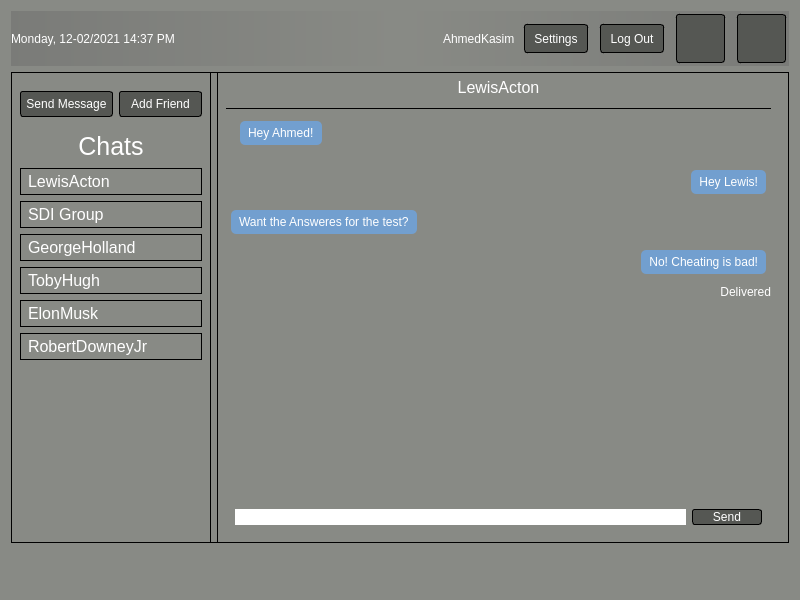
<?xml version="1.0" encoding="UTF-8"?>
<ui version="4.0">
 <class>mainhub</class>
 <widget class="QDialog" name="mainhub">
  <property name="geometry">
   <rect>
    <x>0</x>
    <y>0</y>
    <width>800</width>
    <height>600</height>
   </rect>
  </property>
  <property name="windowTitle">
   <string>Dialog</string>
  </property>
  <property name="styleSheet">
   <string notr="true">
#mainhub {background: rgb(136, 138, 133); }
#topSection { background-color: qlineargradient(spread:reflect, x1:0.5, y1:0, x2:0, y2:0, stop:0 rgba(136, 138, 133, 100), stop:1 rgba(100, 100, 100, 100)); }
QLabel { color: white; }
QLineEdit { border-radius: 10px; }
QPushButton {
    color: white;
    background-color: rgb(85, 87, 83);
    border-width: 0px;
    border-radius: 3px;
	border: 1px solid black;
}
QPushButton:hover { background-color: rgba(100, 100, 100, 1); }
#powerButton {margin: 3px;}
#logOutButton {margin: 3px;}
#restartButton {margin: 3px;}
#settingsButton {margin: 3px;}
#bottomSection{
	border: 1px solid black;
}
#messagesSection{
	border-left: 1px solid black;
}
#recipientSection{
	border-right: 1px solid black;
}
#recipientTitleSection{
	border-bottom: 1px solid black;
}
#recipientTitle{
	font-size: 16px;
	padding: 3px;
	text-transform: uppercase;
}
#message1 {
	padding: 5px;
	border-radius: 5px;
	margin: 5px;
	background-color: rgb(114, 159, 207);
}

#message2{
	padding: 5px;
	border-radius: 5px;
	margin: 5px;
	background-color: rgb(114, 159, 207);
}

#message3{
	padding: 5px;
	border-radius: 5px;
	margin: 5px;
	background-color: rgb(114, 159, 207);
}

#message4{
	padding: 5px;
	border-radius: 5px;
	margin: 5px;
	background-color: rgb(114, 159, 207);
}

#sendMessageButton {
	padding: 5px;
}

#addFriendsButton {
	padding: 5px;
}

#chatsTitle {
	font-size: 25px;

}

#chat1 {
	font-size: 16px;
	padding: 3px;
border:1px solid black

}
#chat2 {
	font-size: 16px;
	padding: 3px;
border:1px solid black

}
#chat3 {
	font-size: 16px;
	padding: 3px;
border:1px solid black

}
#chat4 {
	font-size: 16px;
	padding: 3px;
border:1px solid black
}
#chat5 {
	font-size: 16px;
	padding: 3px;
border:1px solid black

}
#chat6 {
	font-size: 16px;
	padding: 3px;
border:1px solid black
}</string>
  </property>
  <layout class="QVBoxLayout" name="verticalLayout">
   <item>
    <widget class="QWidget" name="topSection" native="true">
     <property name="sizePolicy">
      <sizepolicy hsizetype="Preferred" vsizetype="Preferred">
       <horstretch>0</horstretch>
       <verstretch>0</verstretch>
      </sizepolicy>
     </property>
     <property name="minimumSize">
      <size>
       <width>0</width>
       <height>0</height>
      </size>
     </property>
     <layout class="QHBoxLayout" name="horizontalLayout">
      <property name="spacing">
       <number>6</number>
      </property>
      <property name="leftMargin">
       <number>0</number>
      </property>
      <property name="topMargin">
       <number>0</number>
      </property>
      <property name="rightMargin">
       <number>0</number>
      </property>
      <property name="bottomMargin">
       <number>0</number>
      </property>
      <item>
       <widget class="QLabel" name="currentDate">
        <property name="text">
         <string>Monday, 12-02/2021 14:37 PM</string>
        </property>
       </widget>
      </item>
      <item>
       <spacer name="horizontalSpacer">
        <property name="orientation">
         <enum>Qt::Horizontal</enum>
        </property>
        <property name="sizeHint" stdset="0">
         <size>
          <width>40</width>
          <height>20</height>
         </size>
        </property>
       </spacer>
      </item>
      <item>
       <widget class="QLabel" name="userName">
        <property name="text">
         <string>AhmedKasim</string>
        </property>
       </widget>
      </item>
      <item>
       <widget class="QPushButton" name="settingsButton">
        <property name="sizePolicy">
         <sizepolicy hsizetype="Fixed" vsizetype="Fixed">
          <horstretch>0</horstretch>
          <verstretch>0</verstretch>
         </sizepolicy>
        </property>
        <property name="minimumSize">
         <size>
          <width>70</width>
          <height>35</height>
         </size>
        </property>
        <property name="text">
         <string>Settings</string>
        </property>
       </widget>
      </item>
      <item>
       <widget class="QPushButton" name="logOutButton">
        <property name="sizePolicy">
         <sizepolicy hsizetype="Fixed" vsizetype="Fixed">
          <horstretch>0</horstretch>
          <verstretch>0</verstretch>
         </sizepolicy>
        </property>
        <property name="minimumSize">
         <size>
          <width>70</width>
          <height>35</height>
         </size>
        </property>
        <property name="text">
         <string>Log Out</string>
        </property>
       </widget>
      </item>
      <item>
       <widget class="QPushButton" name="restartButton">
        <property name="sizePolicy">
         <sizepolicy hsizetype="Fixed" vsizetype="Fixed">
          <horstretch>0</horstretch>
          <verstretch>0</verstretch>
         </sizepolicy>
        </property>
        <property name="minimumSize">
         <size>
          <width>55</width>
          <height>55</height>
         </size>
        </property>
        <property name="text">
         <string/>
        </property>
        <property name="icon">
         <iconset>
          <normaloff>../Documents/icons/restart.png</normaloff>../Documents/icons/restart.png</iconset>
        </property>
       </widget>
      </item>
      <item>
       <widget class="QPushButton" name="powerButton">
        <property name="sizePolicy">
         <sizepolicy hsizetype="Fixed" vsizetype="Fixed">
          <horstretch>0</horstretch>
          <verstretch>0</verstretch>
         </sizepolicy>
        </property>
        <property name="minimumSize">
         <size>
          <width>55</width>
          <height>55</height>
         </size>
        </property>
        <property name="text">
         <string/>
        </property>
        <property name="icon">
         <iconset>
          <normaloff>../Documents/icons/power.png</normaloff>../Documents/icons/power.png</iconset>
        </property>
       </widget>
      </item>
     </layout>
    </widget>
   </item>
   <item>
    <widget class="QWidget" name="bottomSection" native="true">
     <layout class="QHBoxLayout" name="horizontalLayout_2">
      <property name="leftMargin">
       <number>0</number>
      </property>
      <property name="topMargin">
       <number>1</number>
      </property>
      <property name="bottomMargin">
       <number>0</number>
      </property>
      <item>
       <widget class="QWidget" name="recipientSection" native="true">
        <property name="sizePolicy">
         <sizepolicy hsizetype="Fixed" vsizetype="Fixed">
          <horstretch>0</horstretch>
          <verstretch>0</verstretch>
         </sizepolicy>
        </property>
        <property name="minimumSize">
         <size>
          <width>100</width>
          <height>470</height>
         </size>
        </property>
        <layout class="QVBoxLayout" name="verticalLayout_2">
         <property name="leftMargin">
          <number>0</number>
         </property>
         <property name="rightMargin">
          <number>0</number>
         </property>
         <item>
          <widget class="QWidget" name="RecipientButtons" native="true">
           <property name="sizePolicy">
            <sizepolicy hsizetype="Fixed" vsizetype="Fixed">
             <horstretch>0</horstretch>
             <verstretch>0</verstretch>
            </sizepolicy>
           </property>
           <property name="minimumSize">
            <size>
             <width>200</width>
             <height>25</height>
            </size>
           </property>
           <layout class="QHBoxLayout" name="horizontalLayout_3">
            <item>
             <widget class="QPushButton" name="sendMessageButton">
              <property name="text">
               <string>Send Message</string>
              </property>
             </widget>
            </item>
            <item>
             <widget class="QPushButton" name="addFriendsButton">
              <property name="text">
               <string>Add Friend</string>
              </property>
             </widget>
            </item>
           </layout>
          </widget>
         </item>
         <item>
          <widget class="QLabel" name="chatsTitle">
           <property name="text">
            <string>Chats</string>
           </property>
           <property name="alignment">
            <set>Qt::AlignCenter</set>
           </property>
          </widget>
         </item>
         <item>
          <widget class="QWidget" name="chats" native="true">
           <layout class="QVBoxLayout" name="verticalLayout_3">
            <property name="topMargin">
             <number>1</number>
            </property>
            <item>
             <widget class="QLabel" name="chat1">
              <property name="text">
               <string>LewisActon</string>
              </property>
             </widget>
            </item>
            <item>
             <widget class="QLabel" name="chat2">
              <property name="text">
               <string>SDI Group</string>
              </property>
             </widget>
            </item>
            <item>
             <widget class="QLabel" name="chat3">
              <property name="text">
               <string>GeorgeHolland</string>
              </property>
             </widget>
            </item>
            <item>
             <widget class="QLabel" name="chat4">
              <property name="text">
               <string>TobyHugh</string>
              </property>
             </widget>
            </item>
            <item>
             <widget class="QLabel" name="chat5">
              <property name="text">
               <string>ElonMusk</string>
              </property>
             </widget>
            </item>
            <item>
             <widget class="QLabel" name="chat6">
              <property name="text">
               <string>RobertDowneyJr</string>
              </property>
             </widget>
            </item>
            <item>
             <spacer name="verticalSpacer_3">
              <property name="orientation">
               <enum>Qt::Vertical</enum>
              </property>
              <property name="sizeHint" stdset="0">
               <size>
                <width>20</width>
                <height>40</height>
               </size>
              </property>
             </spacer>
            </item>
           </layout>
          </widget>
         </item>
        </layout>
       </widget>
      </item>
      <item>
       <widget class="QWidget" name="messagesSection" native="true">
        <layout class="QVBoxLayout" name="verticalLayout_4">
         <property name="topMargin">
          <number>1</number>
         </property>
         <item>
          <widget class="QWidget" name="recipientTitleSection" native="true">
           <layout class="QHBoxLayout" name="horizontalLayout_6">
            <property name="topMargin">
             <number>1</number>
            </property>
            <item>
             <widget class="QLabel" name="recipientTitle">
              <property name="text">
               <string>LewisActon</string>
              </property>
              <property name="alignment">
               <set>Qt::AlignCenter</set>
              </property>
             </widget>
            </item>
           </layout>
          </widget>
         </item>
         <item>
          <widget class="QWidget" name="horizontalWidget" native="true">
           <layout class="QHBoxLayout" name="horizontalLayout_4">
            <property name="topMargin">
             <number>1</number>
            </property>
            <item>
             <widget class="QLabel" name="message1">
              <property name="text">
               <string>Hey Ahmed!</string>
              </property>
             </widget>
            </item>
            <item>
             <spacer name="horizontalSpacer_2">
              <property name="orientation">
               <enum>Qt::Horizontal</enum>
              </property>
              <property name="sizeHint" stdset="0">
               <size>
                <width>40</width>
                <height>20</height>
               </size>
              </property>
             </spacer>
            </item>
           </layout>
          </widget>
         </item>
         <item>
          <layout class="QHBoxLayout" name="horizontalLayout_7">
           <property name="topMargin">
            <number>0</number>
           </property>
           <item>
            <spacer name="horizontalSpacer_3">
             <property name="orientation">
              <enum>Qt::Horizontal</enum>
             </property>
             <property name="sizeHint" stdset="0">
              <size>
               <width>40</width>
               <height>20</height>
              </size>
             </property>
            </spacer>
           </item>
           <item>
            <widget class="QLabel" name="message2">
             <property name="text">
              <string>Hey Lewis!</string>
             </property>
             <property name="alignment">
              <set>Qt::AlignRight|Qt::AlignTrailing|Qt::AlignVCenter</set>
             </property>
            </widget>
           </item>
          </layout>
         </item>
         <item>
          <layout class="QHBoxLayout" name="horizontalLayout_8">
           <property name="topMargin">
            <number>0</number>
           </property>
           <item>
            <widget class="QLabel" name="message3">
             <property name="text">
              <string>Want the Answeres for the test?</string>
             </property>
            </widget>
           </item>
           <item>
            <spacer name="horizontalSpacer_4">
             <property name="orientation">
              <enum>Qt::Horizontal</enum>
             </property>
             <property name="sizeHint" stdset="0">
              <size>
               <width>40</width>
               <height>20</height>
              </size>
             </property>
            </spacer>
           </item>
          </layout>
         </item>
         <item>
          <layout class="QHBoxLayout" name="horizontalLayout_9">
           <property name="topMargin">
            <number>0</number>
           </property>
           <item>
            <spacer name="horizontalSpacer_5">
             <property name="orientation">
              <enum>Qt::Horizontal</enum>
             </property>
             <property name="sizeHint" stdset="0">
              <size>
               <width>40</width>
               <height>20</height>
              </size>
             </property>
            </spacer>
           </item>
           <item>
            <widget class="QLabel" name="message4">
             <property name="text">
              <string>No! Cheating is bad!</string>
             </property>
             <property name="alignment">
              <set>Qt::AlignRight|Qt::AlignTrailing|Qt::AlignVCenter</set>
             </property>
            </widget>
           </item>
          </layout>
         </item>
         <item>
          <widget class="QLabel" name="messageStatus">
           <property name="text">
            <string>Delivered</string>
           </property>
           <property name="alignment">
            <set>Qt::AlignRight|Qt::AlignTrailing|Qt::AlignVCenter</set>
           </property>
          </widget>
         </item>
         <item>
          <spacer name="verticalSpacer_2">
           <property name="orientation">
            <enum>Qt::Vertical</enum>
           </property>
           <property name="sizeHint" stdset="0">
            <size>
             <width>20</width>
             <height>40</height>
            </size>
           </property>
          </spacer>
         </item>
         <item>
          <widget class="QWidget" name="sendMessageSection" native="true">
           <layout class="QHBoxLayout" name="horizontalLayout_5">
            <property name="topMargin">
             <number>1</number>
            </property>
            <item>
             <widget class="QLineEdit" name="messageInput"/>
            </item>
            <item>
             <widget class="QPushButton" name="sendMessage">
              <property name="sizePolicy">
               <sizepolicy hsizetype="Fixed" vsizetype="Fixed">
                <horstretch>0</horstretch>
                <verstretch>0</verstretch>
               </sizepolicy>
              </property>
              <property name="minimumSize">
               <size>
                <width>70</width>
                <height>0</height>
               </size>
              </property>
              <property name="text">
               <string>Send</string>
              </property>
             </widget>
            </item>
           </layout>
          </widget>
         </item>
        </layout>
       </widget>
      </item>
     </layout>
    </widget>
   </item>
   <item>
    <spacer name="verticalSpacer">
     <property name="orientation">
      <enum>Qt::Vertical</enum>
     </property>
     <property name="sizeHint" stdset="0">
      <size>
       <width>20</width>
       <height>41</height>
      </size>
     </property>
    </spacer>
   </item>
  </layout>
 </widget>
 <resources/>
 <connections/>
</ui>
